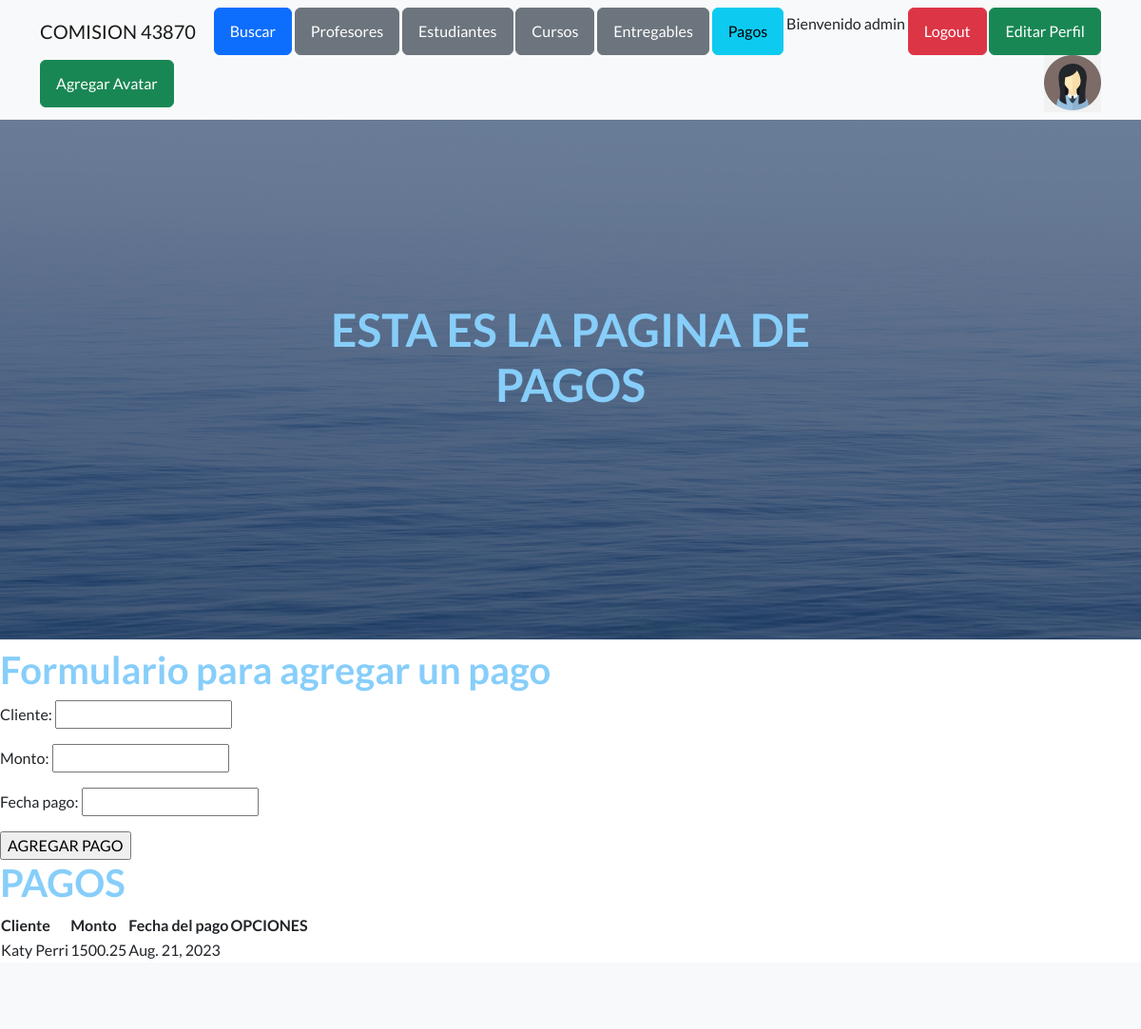
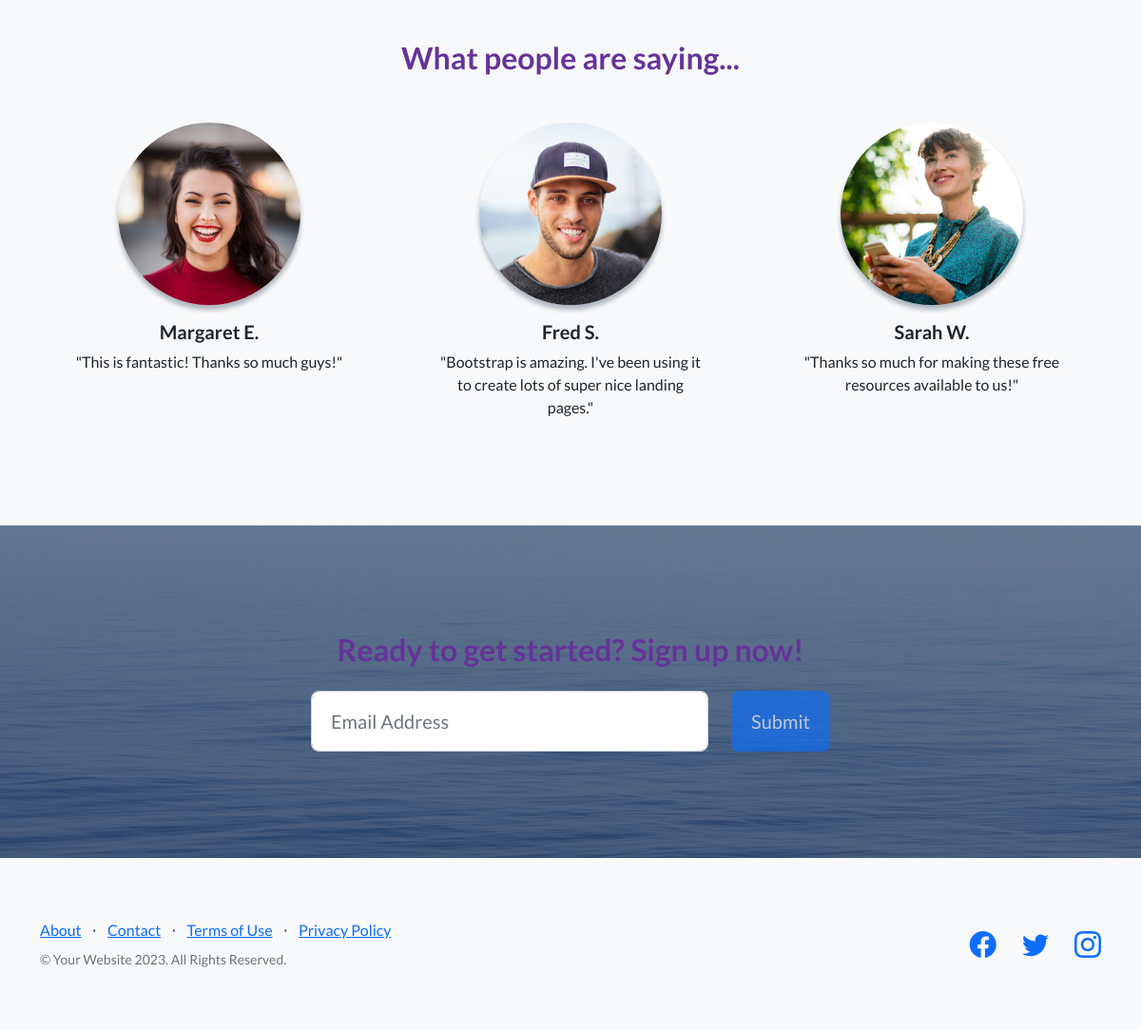
Screenshot of /AppCoder/pagos/ (signed in) with the database file from the repository (2 pictures, top to bottom).
### AppCoder/models.py (models this page shows, shortened)
class Pago(models.Model):
    cliente = models.CharField(max_length=50)
    monto = models.DecimalField(max_digits=10, decimal_places=2)
    fecha_pago = models.DateField()

### AppCoder/views.py (the view)
# urls.py: path('pagos/', pagos, name="pagos"),
@login_required
def pagos(request):
    if request.method == 'POST':
        form = PagoForm(request.POST)
        if form.is_valid():
            info=form.cleaned_data
            cliente=info["cliente"]
            monto=info["monto"]
            fecha_pago=info["fecha_pago"]
            pago=Pago(cliente=cliente,monto=monto,fecha_pago=fecha_pago)
            pago.save()
            mensaje="Pago realizado"
        else:
            mensaje="Datos invalidos"
        formulario_pago=PagoForm()
        return render(request, "AppCoder/pagos.html", {"mensaje":mensaje, "formulario": formulario_pago})
    else:
        formulario_pago=PagoForm()
        pagos=Pago.objects.all()
    return render(request, "AppCoder/pagos.html", {"formulario": formulario_pago, "pagos":pagos, "avatar":obtenerAvatar(request)})

### AppCoder/forms.py
class PagoForm(forms.Form):
    cliente = forms.CharField(max_length=50)
    monto = forms.DecimalField(max_digits=10, decimal_places=2)
    fecha_pago = forms.DateField()

### AppCoder/views.py (called while the page is built)
def obtenerAvatar(request):
    avatares=Avatar.objects.filter(user= request.user.id)
    if len(avatares)!=0:
        return avatares[0].imagen.url
    else:
        return "/media/avatars/avatarpordefecto.png"

### AppCoder/templates/AppCoder/pagos.html (shortened to what this page needs)
{% extends "AppCoder/padre.html" %}
{% load static %}
{% block titulo %} ESTA ES LA PAGINA DE PAGOS {% endblock %}
{% block contenido_que_cambia %}
<h1> Formulario para agregar un pago </h1>
<form action="{% url 'pagos' %}" method = "post"> {% csrf_token %}
    {{ formulario.as_p }}
    <input type="submit" value="AGREGAR PAGO">
</form>
<h1> PAGOS </h1>
<table>
    <thead>
        <tr>
            <th>Cliente</th>
            <th>Monto</th>
            <th>Fecha del pago</th>
            <th>OPCIONES</th>
        </tr>
    </thead>
    <tbody>
        {% for pago in pagos %}
        <tr>
            <td>
                {{ pago.cliente }}
            </td>
            <td>
                {{ pago.monto }}
            </td>
            <td>
                {{ pago.fecha_pago }}
            </td>
        </tr>
        {% endfor %}
    </tbody>
</table>
{% endblock %}

### AppCoder/templates/AppCoder/padre.html (shortened to what this page needs)
<!DOCTYPE html>
<html lang="en">
    <head>
        {% load static %}
        <link href="https://cdn.jsdelivr.net/npm/bootstrap-icons@1.5.0/font/bootstrap-icons.css" rel="stylesheet" type="text/css" />
        <link href="{% static 'AppCoder/css/styles.css' %}" rel="stylesheet" />
    </head>
    <body>
        <nav class="navbar navbar-light bg-light static-top">
            <div class="container">
                <a class="navbar-brand" href="#!">COMISION 43870</a>
                {% if user.is_authenticated %}
                <a class="btn btn-primary" href="{% url 'busqueda' %}">Buscar</a>
                <a class="btn btn-secondary" href="{% url 'profesores' %}">Profesores</a>
                <a class="btn btn-secondary" href="{% url 'estudiante_list' %}">Estudiantes</a>
                <a class="btn btn-secondary" href="{% url 'cursos' %}">Cursos</a>
                <a class="btn btn-secondary" href="{% url 'entregables' %}">Entregables</a>
                <a class="btn btn-info" href="{% url 'pagos' %}">Pagos</a>
                <p>Bienvenido {{ user.username }}</p>
                <a class="btn btn-danger" href="{% url 'logout' %}">Logout</a>
                <a class="btn btn-success" href="{% url 'editarPerfil' %}">Editar Perfil</a>
                <a class="btn btn-success" href="{% url 'agregarAvatar' %}">Agregar Avatar</a>
                <img src="{{ avatar}}" alt="Avatar" style="width:60px;height:60px;" />
                {% else %}
                <a class="btn btn-success" href="{% url 'login' %}">Login</a>
                <a class="btn btn-success" href="{% url 'register' %}">register</a>
                {% endif %}
            </div>
        </nav>
        <header class="masthead">
            <div class="container position-relative">
                <div class="row justify-content-center">
                    <div class="col-xl-6">
                        <div class="text-center text-white">
                            <h1 class="mb-5">{% block titulo %}   {% endblock %}</h1>
                        </div>
                    </div>
                </div>
            </div>
        </header>
        {% block contenido_que_cambia %}
        {% endblock %}
        <section class="testimonials text-center bg-light">
            <div class="container">
                <h2 class="mb-5">What people are saying...</h2>
                <div class="row">
                    <div class="col-lg-4">
                        <div class="testimonial-item mx-auto mb-5 mb-lg-0">
                            <img class="img-fluid rounded-circle mb-3" src="assets/img/testimonials-1.jpg" alt="..." />
                            <h5>Margaret E.</h5>
                            <p class="font-weight-light mb-0">"This is fantastic! Thanks so much guys!"</p>
                        </div>
                    </div>
                    <div class="col-lg-4">
                        <div class="testimonial-item mx-auto mb-5 mb-lg-0">
                            <img class="img-fluid rounded-circle mb-3" src="assets/img/testimonials-2.jpg" alt="..." />
                            <h5>Fred S.</h5>
                            <p class="font-weight-light mb-0">"Bootstrap is amazing. I've been using it to create lots of super nice landing pages."</p>
                        </div>
                    </div>
                    <div class="col-lg-4">
                        <div class="testimonial-item mx-auto mb-5 mb-lg-0">
                            <img class="img-fluid rounded-circle mb-3" src="assets/img/testimonials-3.jpg" alt="..." />
                            <h5>Sarah W.</h5>
                            <p class="font-weight-light mb-0">"Thanks so much for making these free resources available to us!"</p>
                        </div>
                    </div>
                </div>
            </div>
        </section>
        <section class="call-to-action text-white text-center" id="signup">
            <div class="container position-relative">
                <div class="row justify-content-center">
                    <div class="col-xl-6">
                        <h2 class="mb-4">Ready to get started? Sign up now!</h2>
                        <form class="form-subscribe" id="contactFormFooter" data-sb-form-api-token="API_TOKEN">
                            <div class="row">
                                <div class="col">
                                    <input class="form-control form-control-lg" id="emailAddressBelow" type="email" placeholder="Email Address" data-sb-validations="required,email" />
                                </div>
                                <div class="col-auto"><button class="btn btn-primary btn-lg disabled" id="submitButton" type="submit">Submit</button></div>
                            </div>
                        </form>
                    </div>
                </div>
            </div>
        </section>
        <footer class="footer bg-light">
            <div class="container">
                <div class="row">
                    <div class="col-lg-6 h-100 text-center text-lg-start my-auto">
                        <ul class="list-inline mb-2">
                            <li class="list-inline-item"><a href="#!">About</a></li>
                            <li class="list-inline-item">⋅</li>
                            <li class="list-inline-item"><a href="#!">Contact</a></li>
                            <li class="list-inline-item">⋅</li>
                            <li class="list-inline-item"><a href="#!">Terms of Use</a></li>
                            <li class="list-inline-item">⋅</li>
                            <li class="list-inline-item"><a href="#!">Privacy Policy</a></li>
                        </ul>
                        <p class="text-muted small mb-4 mb-lg-0">&copy; Your Website 2023. All Rights Reserved.</p>
                    </div>
                    <div class="col-lg-6 h-100 text-center text-lg-end my-auto">
                        <ul class="list-inline mb-0">
                            <li class="list-inline-item me-4">
                                <a href="#!"><i class="bi-facebook fs-3"></i></a>
                            </li>
                            <li class="list-inline-item me-4">
                                <a href="#!"><i class="bi-twitter fs-3"></i></a>
                            </li>
                            <li class="list-inline-item">
                                <a href="#!"><i class="bi-instagram fs-3"></i></a>
                            </li>
                        </ul>
                    </div>
                </div>
            </div>
        </footer>
    </body>
</html>

### AppCoder/templates/AppCoder/pagos.html (style rules this page uses)
h2 { color: rebeccapurple; }
h1 { color: lightskyblue }

### rows the page displays
Pago: cliente "Katy Perri", monto "1500.25", fecha_pago "Aug. 21, 2023"

### other values shown
{{ user.username }} "admin"
